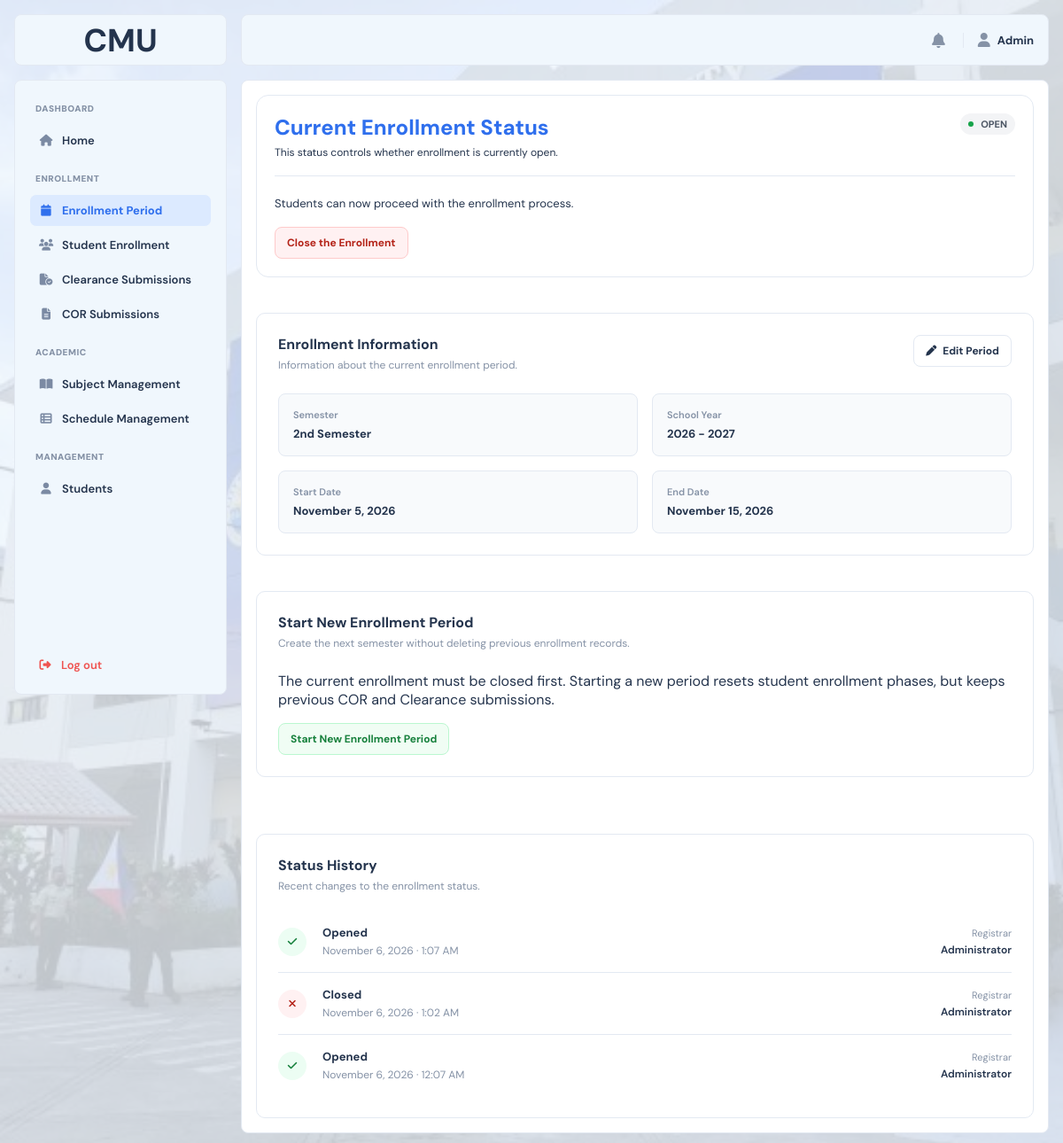
Before: /?page=enrollment_period (signed in) with the older database file.
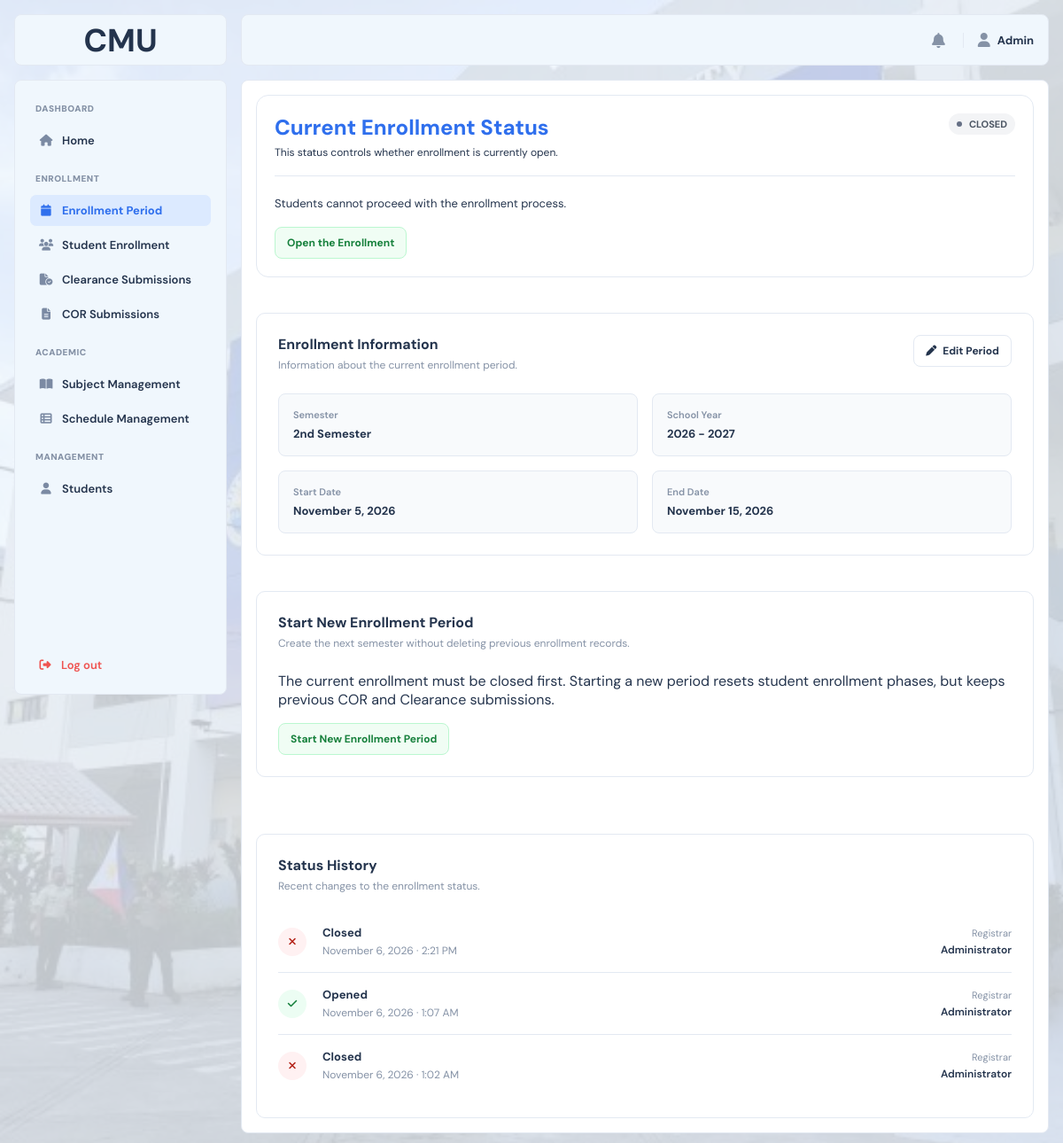
After: the same page with the newer database file.
### tables this page shows
CREATE TABLE `system_settings` (
  `setting_id` int(10) UNSIGNED NOT NULL,
  `enrollment_status` enum('OPEN','CLOSED') NOT NULL DEFAULT 'CLOSED',
  `semester` varchar(50) DEFAULT NULL,
  `school_year` varchar(20) DEFAULT NULL,
  `start_date` date DEFAULT NULL,
  `end_date` date DEFAULT NULL,
  `updated_at` datetime NOT NULL DEFAULT current_timestamp() ON UPDATE current_timestamp()
);

CREATE TABLE `enrollment_status_history` (
  `history_id` int(10) UNSIGNED NOT NULL,
  `status` enum('OPENED','CLOSED') NOT NULL,
  `changed_at` datetime NOT NULL DEFAULT current_timestamp(),
  `changed_by` int(10) UNSIGNED DEFAULT NULL
);

### index.php (called while the page is built, shortened)
<?php
$pages = [
    'home_main' => 'main/home_main.php',
    'course_offering' => 'main/course_offering.php',
    'faculty_evaluation' => 'main/faculty_evaluation.php',
    'evaluation_form' => 'main/evaluation_form.php',
    'clearance_main' => 'main/clearance_main.php',
    'cor' => 'main/cor.php',
    'my_enrollment' => 'main/my_enrollment.php',
    'profile' => 'main/profile.php',
    'admin_home' => 'admin/admin_home.php',
    'enrollment_period' => 'admin/enrollment_period.php',
    'student_enrollment' => 'admin/student_enrollment.php',
    'clearance_submissions' => 'admin/clearance_submissions.php',
    'cor_submissions' => 'admin/cor_submissions.php',
    'course_offerings' => 'admin/course_offerings.php',
    'course_management' => 'admin/course_management.php',
    'student_management' => 'admin/student_management.php',
    'login' => 'auth/login.php',
    'register' => 'auth/register.php',
    'forget' => 'auth/forget.php',
    'verification' => 'auth/verification.php',
    'reset' => 'auth/reset.php',
    'set_password' => 'auth/set_password.php',
    'error404' => 'error/error404.php',
    'maintenance' => 'error/maintenance.php',
    'sample' => 'sample.php',
];
$page = $_GET['page'] ?? 'login';
require FRONTEND_PATH . '/pages/' . $pages[$page];

### frontend/pages/admin/enrollment_period.php (the view, shortened to what the changed rows need)
<?php
$currentPage = 'enrollment_period';
$stmt = $conn->prepare(
'SELECT
        enrollment_status,
        semester,
        school_year,
        start_date,
        end_date
     FROM system_settings
     WHERE setting_id = 1
     LIMIT 1'
);
$stmt->execute();
$result = $stmt->get_result();
$settings = $result->fetch_assoc();
$enrollmentStatus = $settings['enrollment_status'] ?? 'CLOSED';
$isEnrollmentOpen = $enrollmentStatus === 'OPEN';
$statusClass = $isEnrollmentOpen
? 'admin-status-open'
: 'admin-status-closed';
$history = [];
$result = $conn->query(
"SELECT
        h.status,
        h.changed_at,
        CASE
            WHEN u.role = 'ADMIN' THEN 'Administrator'
            ELSE COALESCE(u.account_number, 'Unknown')
        END AS changed_by_name
     FROM enrollment_status_history h
     LEFT JOIN users u
        ON u.user_id = h.changed_by
     ORDER BY h.changed_at DESC, h.history_id DESC
     LIMIT 3"
);
while ($row = $result->fetch_assoc()) {
$history[] = $row;
}
?>
<!DOCTYPE html>
<html lang="en">
<head>
    <link rel="stylesheet"
          href="<?= BASE_URL ?>frontend/assets/css/main.css">
    <link rel="stylesheet"
          href="<?= BASE_URL ?>frontend/assets/css/admin.css">
    <link rel="stylesheet"
          href="https://cdnjs.cloudflare.com/ajax/libs/font-awesome/6.5.2/css/all.min.css">
</head>
<body>
<div class="layout">
    <?php require FRONTEND_PATH . 'includes/admin_sidebar.php'; ?>
    <div class="main">
        <div class="content">
            <section class="admin-period-card">
                <div class="admin-period-card-header">
                    <div>
                        <h2>
                            Current Enrollment Status
                        </h2>
                        <p>
                        </p>
                    </div>
                    <span class="admin-status-badge <?= $statusClass ?>">
                        <span class="admin-status-dot"></span>
                        <?= htmlspecialchars(
$enrollmentStatus,
ENT_QUOTES,
'UTF-8'
) ?>
                    </span>
                </div>
                <div class="admin-enrollment-main">
                    <p>
                        <?= $isEnrollmentOpen
? 'Students can now proceed with the enrollment process.'
: 'Students cannot proceed with the enrollment process.' ?>
                    </p>
                    <?php if ($isEnrollmentOpen): ?>
                        <button
                            type="button"
                            class="admin-close-enrollment-button"
                            id="openCloseEnrollmentModal">
                            Close the Enrollment
                        </button>
                    <?php else: ?>
                        <button
                            type="button"
                            class="admin-open-enrollment-button"
                            id="openCloseEnrollmentModal">
                            Open the Enrollment
                        </button>
                    <?php endif; ?>
                </div>
            </section>
            <section class="admin-period-info-card">
                <div class="admin-period-info-header">
                    <div>
                        <h2>
                            Enrollment Information
                        </h2>
                    </div>
                </div>
                <div class="admin-period-info-grid">
                    <div class="admin-period-info-item">
                        <span>
                            Semester
                        </span>
                        <strong>
                            <?= htmlspecialchars(
$settings['semester'] ?? 'Not set',
ENT_QUOTES,
'UTF-8'
) ?>
                        </strong>
                    </div>
                    <div class="admin-period-info-item">
                        <span>
                            School Year
                        </span>
                        <strong>
                            <?= htmlspecialchars(
$settings['school_year'] ?? 'Not set',
ENT_QUOTES,
'UTF-8'
) ?>
                        </strong>
                    </div>
                    <div class="admin-period-info-item">
                        <span>
                            Start Date
                        </span>
                        <strong>
                            <?= !empty($settings['start_date'])
? date(
'F j, Y',
strtotime($settings['start_date'])
)
: 'Not set' ?>
                        </strong>
                    </div>
                    <div class="admin-period-info-item">
                        <span>
                            End Date
                        </span>
                        <strong>
                            <?= !empty($settings['end_date'])
? date(
'F j, Y',
strtotime($settings['end_date'])
)
: 'Not set' ?>
                        </strong>
                    </div>
                </div>
            </section>
            <section class="admin-period-info-card" style="margin-bottom:24px">
                <div class="admin-period-info-header"><div><h2>Start New Enrollment Period</h2><p>Create the next semester without deleting previous enrollment records.</p></div></div>
            </section>
            <section class="admin-history-card">
                <div class="admin-history-header">
                    <div>
                        <h2>Status History</h2>
                    </div>
                </div>
                <div class="admin-history-list">
                    <?php if (empty($history)): ?>
                        <div class="admin-history-empty">
                            No enrollment status history yet.
                        </div>
                    <?php else: ?>
                        <?php foreach ($history as $item): ?>
                            <?php
                            $isOpened = $item['status'] === 'OPENED';
$historyStatus = $isOpened
? 'Opened'
: 'Closed';
$historyClass = $isOpened
? 'admin-history-opened'
: 'admin-history-closed';
$historyDate = date(
'F j, Y',
strtotime($item['changed_at'])
);
$historyTime = date(
'g:i A',
strtotime($item['changed_at'])
);
?>
                            <div class="admin-history-item">
                                <div class="admin-history-icon <?= $historyClass ?>">
                                    <?php if ($isOpened): ?>
                                        <i class="fa-solid fa-check"></i>
                                    <?php else: ?>
                                        <i class="fa-solid fa-xmark"></i>
                                    <?php endif; ?>
                                </div>
                                <div class="admin-history-content">
                                    <strong>
                                        <?= $historyStatus ?>
                                    </strong>
                                    <span>
                                        <?= $historyDate ?>
                                        ·
                                        <?= $historyTime ?>
                                    </span>
                                </div>
                                <div class="admin-history-admin">
                                    <span>Registrar</span>
                                    <strong>
                                        <?= htmlspecialchars(
$item['changed_by_name'],
ENT_QUOTES,
'UTF-8'
) ?>
                                    </strong>
                                </div>
                            </div>
                        <?php endforeach; ?>
                    <?php endif; ?>
                </div>
            </section>
        </div>
    </div>
</div>
</body>
</html>

### frontend/includes/admin_sidebar.php (shortened to what the changed rows need)
<?php
if (!function_exists('e')) {
function e($value)
{
return htmlspecialchars(
(string) $value,
ENT_QUOTES,
'UTF-8'
);
}
}
$currentPage = $currentPage ?? '';
$sidebarPagesUrl = BASE_URL;
$sidebarMenu = [
[
'title' => 'Enrollment',
'items' => [
['key' => 'enrollment_period', 'label' => 'Enrollment Period', 'icon' => 'fa-calendar', 'link' => '?page=enrollment_period'],
['key' => 'student_enrollment', 'label' => 'Student Enrollment', 'icon' => 'fa-users', 'link' => '?page=student_enrollment'],
['key' => 'clearance_submissions', 'label' => 'Clearance Submissions', 'icon' => 'fa-file-circle-check', 'link' => '?page=clearance_submissions'
],
['key' => 'cor_submissions', 'label' => 'COR Submissions', 'icon' => 'fa-file-lines', 'link' => '?page=cor_submissions'],
],
],
[
'title' => 'Academic',
'items' => [
['key' => 'course_management',     'label' => "Subject Management",  'icon' => 'fa-book-open', 'link' => '?page=course_management'],
['key' => 'course_offerings',     'label' => "Schedule Management",  'icon' => 'fa-table-list', 'link' => '?page=course_offerings'],
],
],
[
'title' => 'Management',
'items' => [
['key' => 'student_management',  'label' => 'Students', 'icon' => 'fa-user', 'link' => '?page=student_management'],
],
],
];
?>
<aside class="sidebar" id="sidebar">
    <nav class="menu">
        <p class="menu-title">Dashboard</p>
        <a href="<?= e($sidebarPagesUrl) ?>?page=admin_home" class="menu-link <?= $currentPage === 'admin_home' ? 'active' : '' ?>">
            <i class="fa-solid fa-house"></i>
            Home
        </a>
        <?php foreach ($sidebarMenu as $section): ?>
            <p class="menu-title"><?= e($section['title']) ?></p>
            <?php foreach ($section['items'] as $item): ?>
                <a href="<?= e($sidebarPagesUrl . $item['link']) ?>"
                   class="menu-link <?= $currentPage === $item['key'] ? 'active' : '' ?>">
                    <i class="fa-solid <?= e($item['icon']) ?>"></i>
                    <?= e($item['label']) ?>
                </a>
            <?php endforeach; ?>
        <?php endforeach; ?>
    </nav>
</aside>

Changed rows visible on the page:
no longer on this page (row unchanged): enrollment_status_history: status "Opened", changed_at "November 6, 2026", changed_at "12:07 AM", changed_by_name "Administrator"
changed system_settings "2nd Semester": enrollment_status "OPEN" → "CLOSED"
added enrollment_status_history: status "Closed", changed_at "November 6, 2026", changed_at "2:21 PM", changed_by_name "Administrator"
Other visible differences:
text no longer shown: "Students can now proceed with the enrollment process. Close the Enrollment"
text now shown: "Students cannot proceed with the enrollment process. Open the Enrollment"
